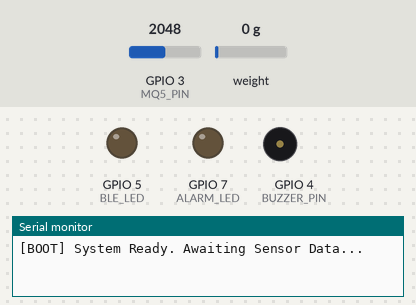
A program run on a simulated ESP32-C3. Parts: output pins drawn as LEDs (lit = HIGH), buzzer (waves = sounding), the last lines printed to the serial monitor. The inputs (shaded band) are chosen by the test bench; at power-on: GPIO 3 (MQ5_PIN) = 2048, weight on the scale 0 g. EEPROM starts erased; nothing arrives over Bluetooth unless stated; the modem accepts every AT command (registered, SIM ready, sends succeed) and sends nothing else; a phone connects over Bluetooth LE 3 s after start.

Above: at 2.2 s.
2.3 s: GPIO 3 (MQ5_PIN) set to 2412
5.4 s: GPIO 3 (MQ5_PIN) set to 2518
At 6.8 s:
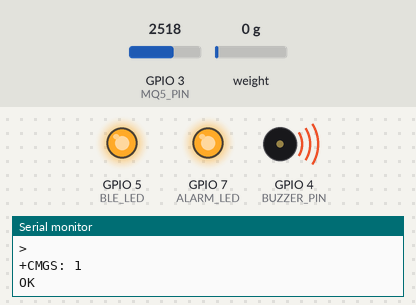
14.1 s: GPIO 3 (MQ5_PIN) set to 1228
At 15.0 s:
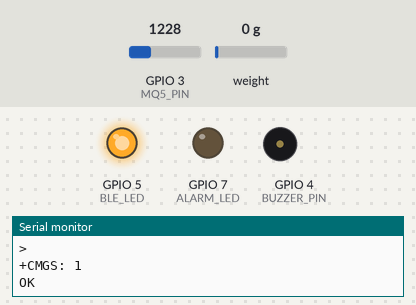
Timing chart, 0 to 17.1 s (numbered marks = the images above; inputs shaded):
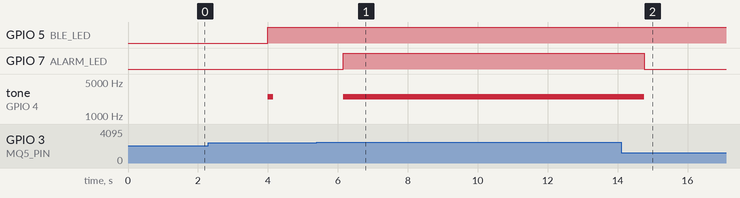

Measured:
- the behaviour switches between 2457 and 2458 on GPIO 3 (MQ5_PIN) (found by bisection; images 0 and 1)
- after the input at 5.4 s, GPIO 7 (ALARM_LED): LOW → HIGH after 0.75 s; tone on GPIO 4 (BUZZER_PIN): silent → 2500 Hz after 0.75 s
- after the input at 14.1 s, GPIO 7 (ALARM_LED): HIGH → LOW after 0.66 s; tone on GPIO 4 (BUZZER_PIN): 2500 Hz → silent after 0.66 s

The program:

main.cpp
```cpp
#include <Arduino.h>
#include <HX711.h>
#include <BLEDevice.h>
#include <BLEServer.h>
#include <HardwareSerial.h>
#include <Preferences.h> // Added for permanent memory saving

// ==========================================
// 1. HARDWARE PIN MAPPING (ESP32-C3)
// ==========================================
#define DT_PIN 0
#define SCK_PIN 1
#define MQ5_PIN 3
#define BUZZER_PIN 4
#define BLE_LED 5
#define ALARM_LED 7
#define SIM_TX 20
#define SIM_RX 21

// ==========================================
// 2. SYSTEM GLOBALS & OBJECTS
// ==========================================
HX711 scale;
HardwareSerial SIM800(1);
BLECharacteristic *pCharacteristic;
Preferences prefs; // Memory object

// Hardware Calibration Variables
float loadcell_calibration_factor = 2280.0;
float maxCylinderWeight = 6.0;         // Default, adjustable via App
String emergencyPhone = "+2340000000000"; // Default, adjustable via App

// State Tracking
bool deviceConnected = false;
bool isLeaking = false;
bool smsSent = false;
bool callEscalated = false;
bool alarmAcknowledged = false;

// Timers
unsigned long lastSensorPoll = 0;
unsigned long leakStartTime = 0;
unsigned long lastDailyReport = 0;

const unsigned long THREE_MINUTES = 180000;
const unsigned long TWENTY_FOUR_HOURS = 86400000;

// ==========================================
// 3. BLE CALLBACKS & COMMAND PARSER
// ==========================================
class ServerCallbacks: public BLEServerCallbacks {
    void onConnect(BLEServer* pServer) {
        deviceConnected = true;
        digitalWrite(BLE_LED, HIGH);
        ledcWriteTone(1, 2500); delay(150); ledcWriteTone(1, 0);
        Serial.println("[BLE] Dashboard Connected");
    }
    void onDisconnect(BLEServer* pServer) {
        deviceConnected = false;
        digitalWrite(BLE_LED, LOW);
        BLEDevice::startAdvertising();
        Serial.println("[BLE] Dashboard Disconnected");
    }
};

class CharacteristicCallbacks: public BLECharacteristicCallbacks {
    void onWrite(BLECharacteristic *pCharacteristic) {
        std::string rxValue = pCharacteristic->getValue();
        if (rxValue.length() > 0) {
            String cmd = String(rxValue.c_str());
            cmd.trim(); // Remove invisible whitespace

            // A. Execute Tare Calibration
            if (cmd == "TARE") {
                scale.tare(20); // Average 20 readings for deep accuracy
                prefs.putLong("tare_offset", scale.get_offset()); // Save to permanent memory
                Serial.println("[BLE] Scale Zeroed and Saved to NVS.");
            }
            // B. Set Maximum Cylinder Capacity
            else if (cmd.startsWith("MAX:")) {
                float newMax = cmd.substring(4).toFloat();
                if(newMax > 0) {
                    maxCylinderWeight = newMax;
                    prefs.putFloat("max_weight", maxCylinderWeight);
                    Serial.print("[BLE] Max Weight Updated: "); Serial.println(maxCylinderWeight);
                }
            }
            // C. Set Emergency Phone Number
            else if (cmd.startsWith("NUM:")) {
                String newPhone = cmd.substring(4);
                if(newPhone.startsWith("+")) {
                    emergencyPhone = newPhone;
                    prefs.putString("phone", emergencyPhone);
                    Serial.print("[BLE] Emergency Number Updated: "); Serial.println(emergencyPhone);
                }
            }
        }
    }
};

// ==========================================
// 4. GSM CONTROL FUNCTIONS
// ==========================================
void sendSMS(String message) {
    SIM800.println("AT+CMGF=1");
    delay(200);
    // Dynamically insert the phone number saved in memory
    SIM800.println("AT+CMGS=\"" + emergencyPhone + "\"");
    delay(200);
    SIM800.print(message);
    delay(200);
    SIM800.write(26); // Send Ctrl+Z
}

void makeEmergencyCall() {
    // Dynamically dial the saved phone number
    SIM800.println("ATD" + emergencyPhone + ";");

    unsigned long callTimer = millis();
    while(millis() - callTimer < 45000) {
        if(SIM800.available()) {
            String response = SIM800.readString();
            if(response.indexOf("OK") != -1 || response.indexOf("CONNECT") != -1) {
                alarmAcknowledged = true;
                break;
            }
            if(response.indexOf("NO CARRIER") != -1 || response.indexOf("BUSY") != -1) break;
        }
    }
    SIM800.println("ATH");
}

void sendDailyStatusReport(float currentWeight, String sensorState) {
    SIM800.println("AT+CUSD=1,\"*310#\",15");
    String ussdResponse = "Balance Unavailable";

    unsigned long ussdWait = millis();
    while (millis() - ussdWait < 15000) {
        if (SIM800.available()) {
            String response = SIM800.readString();
            if (response.indexOf("+CUSD:") != -1) {
                ussdResponse = response;
                break;
            }
        }
    }

    String report = "SBA GAS DETECTOR - 24H REPORT\n";
    report += "Weight: " + String(currentWeight, 2) + " kg\n";
    report += "Sensor: " + sensorState + "\n";
    report += "Net: " + ussdResponse;
    sendSMS(report);
}

// ==========================================
// 5. SYSTEM SETUP
// ==========================================
void setup() {
    Serial.begin(115200);

    // 1. Initialize NVS Memory and Load Settings
    prefs.begin("sba_app", false);
    emergencyPhone = prefs.getString("phone", "+2340000000000"); // Load saved number
    maxCylinderWeight = prefs.getFloat("max_weight", 6.0);       // Load saved capacity
    long savedTareOffset = prefs.getLong("tare_offset", 0);      // Load saved tare

    // 2. Initialize Hardware Pins
    pinMode(MQ5_PIN, INPUT);
    pinMode(BLE_LED, OUTPUT);
    pinMode(ALARM_LED, OUTPUT);
    ledcAttachPin(BUZZER_PIN, 1);

    // 3. Initialize GSM
    SIM800.begin(9600, SERIAL_8N1, SIM_RX, SIM_TX);

    // 4. Initialize Scale
    scale.begin(DT_PIN, SCK_PIN);
    scale.set_scale(loadcell_calibration_factor);

    // Apply the saved tare offset if it exists, otherwise tare now
    if (savedTareOffset != 0) {
        scale.set_offset(savedTareOffset);
    } else {
        scale.tare();
    }

    // 5. Initialize BLE
    BLEDevice::init("SBA GAS DETECTOR");
    BLEServer *pServer = BLEDevice::createServer();
    pServer->setCallbacks(new ServerCallbacks());
    BLEService *pService = pServer->createService("4fafc201-1fb5-459e-8fcc-c5c9c331914b");
    pCharacteristic = pService->createCharacteristic("beb5483e-36e1-4688-b7f5-ea07361b26a8",
                      BLECharacteristic::PROPERTY_READ | BLECharacteristic::PROPERTY_NOTIFY | BLECharacteristic::PROPERTY_WRITE);
    pCharacteristic->setCallbacks(new CharacteristicCallbacks());
    pService->start();
    BLEDevice::startAdvertising();

    lastDailyReport = millis();
    Serial.println("[BOOT] System Ready. Awaiting Sensor Data...");
}

// ==========================================
// 6. MAIN SUPER-LOOP
// ==========================================
void loop() {
    unsigned long currentMillis = millis();

    // -- A. 24-HOUR AUTOMATED REPORTING --
    if (currentMillis - lastDailyReport >= TWENTY_FOUR_HOURS) {
        float netWeight = scale.get_units(5);
        if (netWeight < 0) netWeight = 0;
        sendDailyStatusReport(netWeight, isLeaking ? "CRITICAL LEAK" : "NORMAL");
        lastDailyReport = currentMillis;
    }

    // -- B. SENSOR POLLING (500ms) --
    if (currentMillis - lastSensorPoll >= 500) {
        lastSensorPoll = currentMillis;

        // Gas Math
        int gasRaw = analogRead(MQ5_PIN);
        float gasPercentage = (gasRaw / 4095.0) * 100.0;

        // Weight Math
        float netWeight = scale.get_units(5);
        if (netWeight < 0) netWeight = 0;

        // -- C. ESCALATION LOGIC --
        if (gasPercentage > 60.0) { // THRESHOLD EXCEEDED

            if (!isLeaking) {
                isLeaking = true;
                leakStartTime = currentMillis;
                smsSent = false;
                callEscalated = false;
                alarmAcknowledged = false;
                Serial.println("[ALARM] Gas Threshold Exceeded! Initiating Escalation.");
            }

            digitalWrite(ALARM_LED, HIGH);
            if (!alarmAcknowledged) ledcWriteTone(1, 2500);
            else ledcWriteTone(1, 0);

            if (!smsSent) {
                sendSMS("GAS LEVEL THRESHOLD EXCEEDED");
                smsSent = true;
            }

            if (!callEscalated && (currentMillis - leakStartTime >= THREE_MINUTES)) {
                Serial.println("[ALARM] 3 Minutes Elapsed. Initiating Voice Call.");
                makeEmergencyCall();
                callEscalated = true;
            }

        } else {
            // GAS DROPPED BELOW THRESHOLD
            isLeaking = false;
            smsSent = false;
            callEscalated = false;
            alarmAcknowledged = false;

            digitalWrite(ALARM_LED, LOW);
            ledcWriteTone(1, 0);
        }

        // -- D. BLE TELEMETRY STREAM --
        if (deviceConnected) {
            String payload = "DATA:" + String(gasPercentage, 1) + "," + String(netWeight, 2) + "," + String(isLeaking ? 2 : 0);
            pCharacteristic->setValue(payload.c_str());
            pCharacteristic->notify();
        }
    }

    // -- E. GSM SERIAL PASSTHROUGH FOR DEBUGGING --
    while (SIM800.available()) { Serial.write(SIM800.read()); }
    while (Serial.available()) { SIM800.write(Serial.read()); }
}
```
